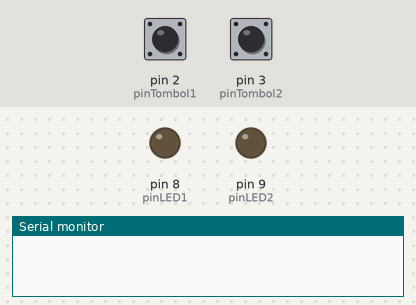
The sketch below on a simulated Arduino Uno, built with avr-gcc and run on an emulated ATmega328P. Parts: output pins drawn as LEDs (lit = HIGH), the last lines printed to the serial monitor. Inputs (shaded band) come from the test bench; at power-on: pin 2 (pinTombol1) LOW, pin 3 (pinTombol2) LOW.

Above: at 1.2 s.
1.3 s: pin 2 (pinTombol1) pulled HIGH for 0.15 s
At 2.2 s:
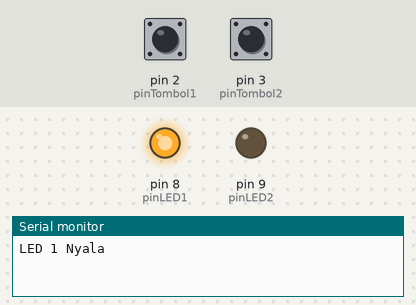
2.9 s: pin 3 (pinTombol2) pulled HIGH for 0.15 s
At 3.4 s:
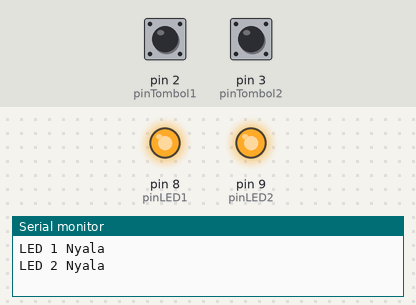
4.5 s: pin 2 (pinTombol1) pulled HIGH for 1 s
At 5.9 s:
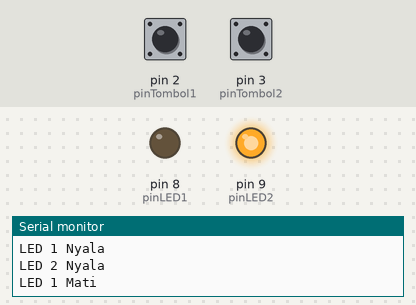
7.0 s: pin 2 (pinTombol1) pulled HIGH for 3.2 s
At 7.8 s:
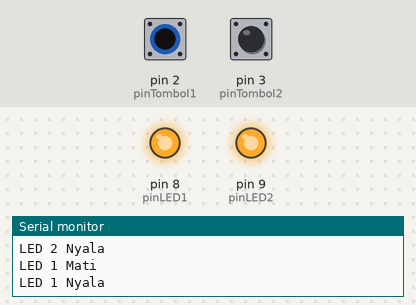
11.7 s: pin 3 (pinTombol2) pulled HIGH for 1 s
At 12.5 s:
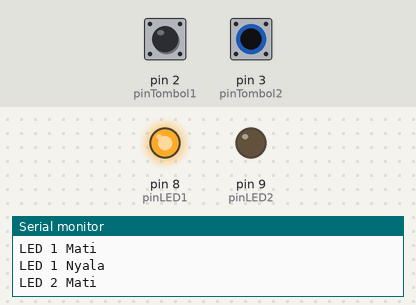
Timing chart, 0 to 14.7 s (numbered marks = the images above; inputs shaded):
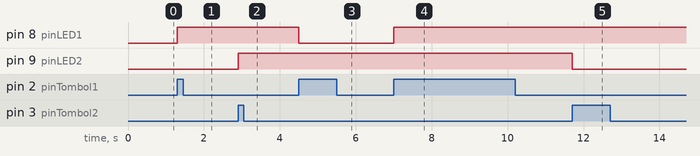

The sketch:

2Led2Saklar_1_.ino
```cpp
const int pinLED1 = 8; //  nomor pin LED 1
const int pinLED2 = 9; //  nomor pin LED 2
const int pinTombol1 = 2; // nomor pin Tombol 1
const int pinTombol2 = 3; // nomor pin Tombol 2


bool statusAkhirTombol1 = LOW;  // status Tombol 1 terakhir
bool statusAkhirTombol2 = LOW;  // status Tombol 2 terakhir
bool statusLED1 = LOW;         // status LED 1
bool statusLED2 = LOW;         // status LED 2


void setup() {
  Serial.begin(9600);
  pinMode(pinLED1, OUTPUT);    // LED 1 sebagai output
  pinMode(pinLED2, OUTPUT);    // LED 2 sebagai output
  pinMode(pinTombol1, INPUT);  // Tombol 1 sebagai input
  pinMode(pinTombol2, INPUT);  // Tombol 2 sebagai input
}


void loop() {
  // LED 1
  bool statusTombol1 = digitalRead(pinTombol1);  // cek status Tombol
  if (statusTombol1 != statusAkhirTombol1) {       // jika status Tombol berubah dari sebelumnya
    if (statusTombol1 == HIGH) {                  // jika Tombol berubah ke status LOW (dilepas)
      if (statusLED1 == LOW) {          // jika status LED hidup
        digitalWrite(pinLED1, HIGH); // maka LED dimatikan
        statusLED1 = HIGH;
        Serial.println("LED 1 Nyala");
      } else {                        // jika status LED mati
        digitalWrite(pinLED1, LOW);  // maka LED dihidupkan
        statusLED1 = LOW;
        Serial.println("LED 1 Mati");
      }
    }
    delay(1);  // waktu jeda
  }
  statusAkhirTombol1 = statusTombol1;  // simpan status Tombol untuk loop1 selanjutnya


  //LED 2
  bool statusTombol2 = digitalRead(pinTombol2);  // cek status Tombol
  if (statusTombol2 != statusAkhirTombol2) {       // jika status Tombol berubah dari sebelumnya
    if (statusTombol2 == HIGH) {                  // jika Tombol berubah ke status LOW (dilepas)
      if (statusLED2 == LOW) {          // jika status LED hidup
        digitalWrite(pinLED2, HIGH); // maka LED dimatikan
        statusLED2 = HIGH;
        Serial.println("LED 2 Nyala");
      } else {                        // jika status LED mati
        digitalWrite(pinLED2, LOW);  // maka LED dihidupkan
        statusLED2 = LOW;
        Serial.println("LED 2 Mati");
      }
    }
    delay(1);  // waktu jeda
  }
  statusAkhirTombol2 = statusTombol2;  // simpan status Tombol untuk loop1 selanjutnya
}
```

Measured:
- after the input at 1.3 s, pin 8 (pinLED1): LOW → HIGH at once
- after the input at 2.9 s, pin 9 (pinLED2): LOW → HIGH at once
- after the input at 4.5 s, pin 8 (pinLED1): HIGH → LOW at once
- after the input at 7.0 s, pin 8 (pinLED1): LOW → HIGH at once
- after the input at 11.7 s, pin 9 (pinLED2): HIGH → LOW at once
